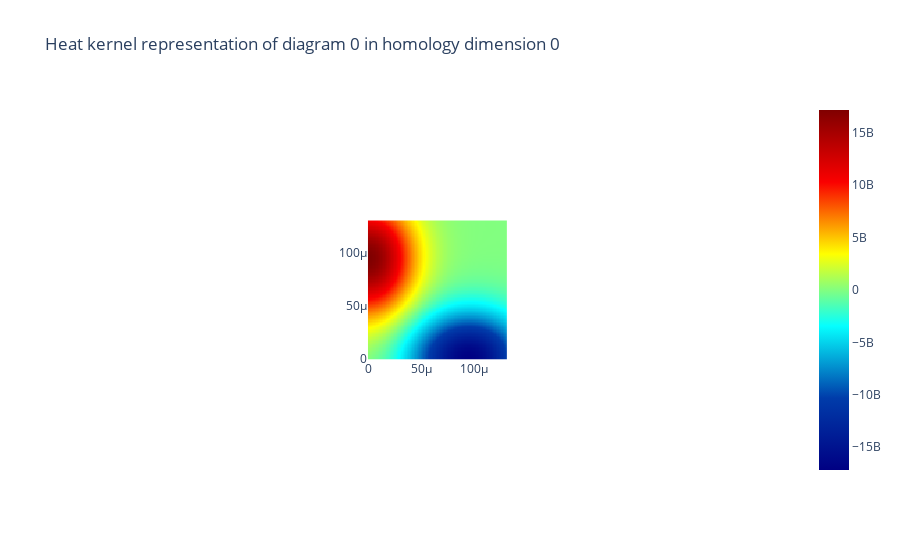

This figure's notebook cell:
### Code cell
heatkernel = HK.fit_transform(train_short_persistence_diagrams_label_5)
print("Heat kernel intensity of label 5 for homology dimension 0: " + str(heat_kernel_intensity(heatkernel, 0)))

HK.plot(heatkernel, homology_dimension_idx=0, colorscale='jet')
